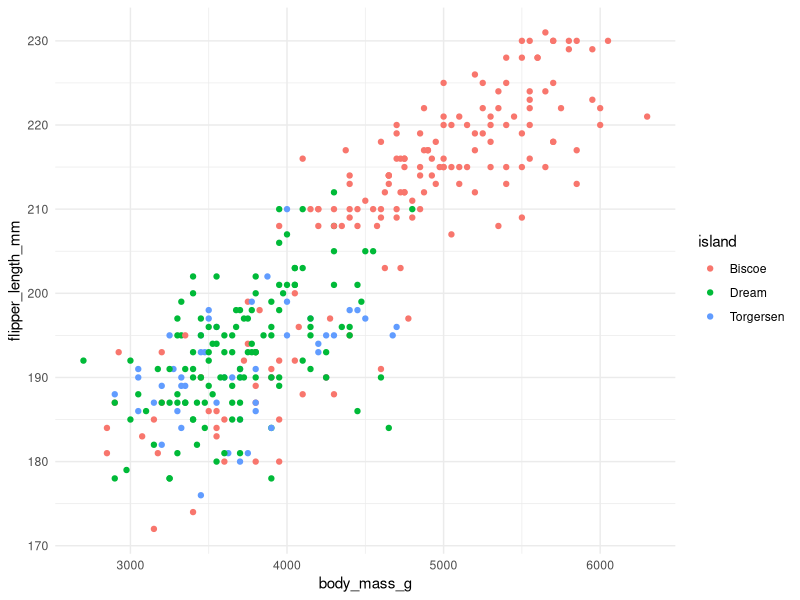

Reproduce this figure in R.
#install.packages("palmerpenguins")

library(tidyverse)

penguins <- palmerpenguins::penguins

penguins %>% 
  ggplot() +
  geom_point(aes(x = body_mass_g, 
                 y = flipper_length_mm,
                 color = island)) +
  theme_minimal()
